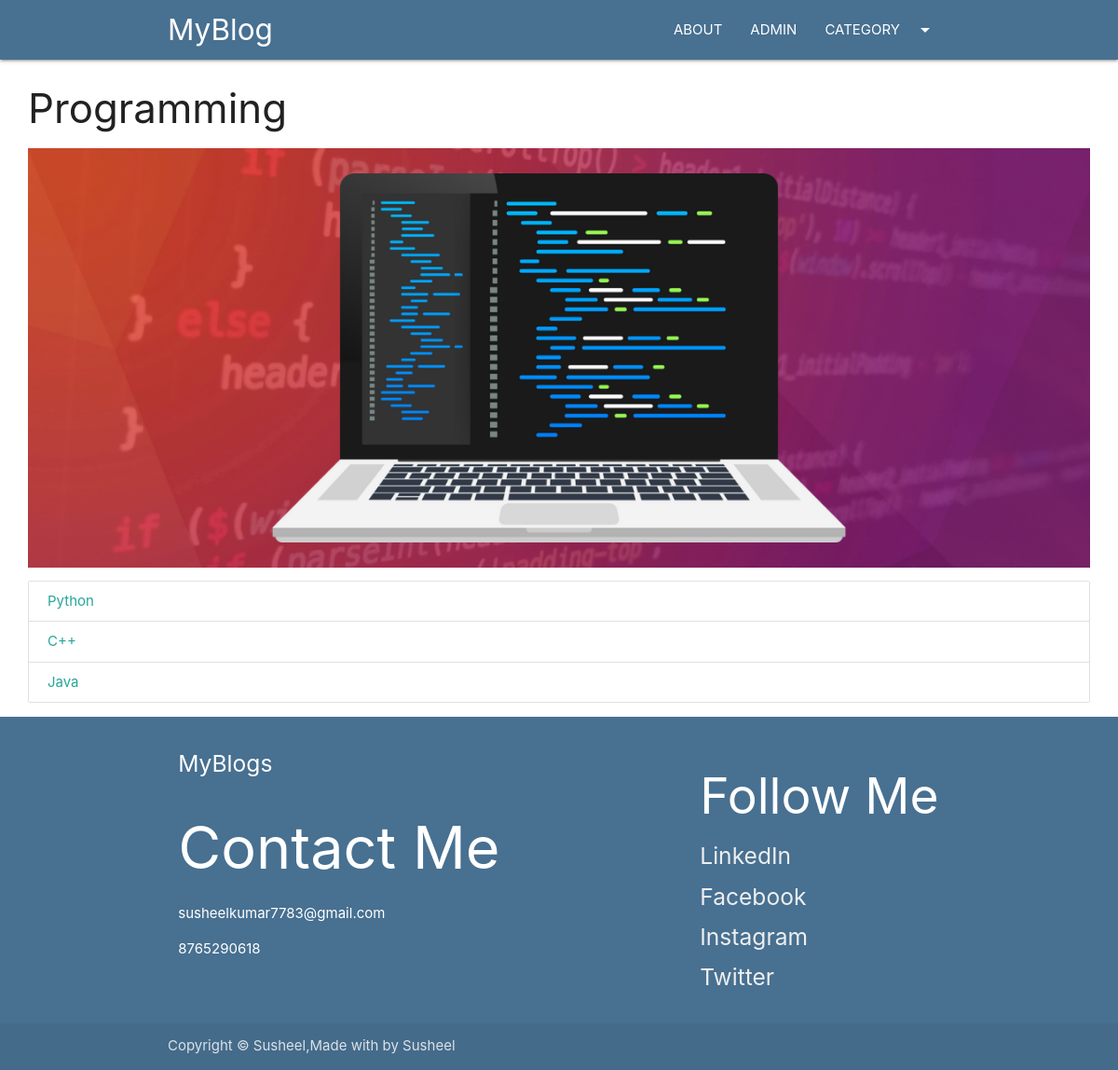
Page /category/gt on the committed database.
### blog2nd/models.py (models this page shows, shortened)
class Category(models.Model):
    cat_id = models.AutoField(primary_key=True)
    title = models.CharField(max_length=100)
    description = models.TextField()
    url = models.CharField(max_length=100)
    image = models.ImageField(upload_to='category/')
    add_date = models.DateTimeField(auto_now_add=True, null=True)

class Post(models.Model):
    post_id = models.AutoField(primary_key=True)
    title = models.CharField(max_length=200)
    content = models.TextField()
    url = models.CharField(max_length=100)
    cat = models.ForeignKey(Category, on_delete=models.CASCADE)
    image = models.ImageField(upload_to='post/')

### blog2nd/views.py (the view)
# urls.py: path('category/<slug:url>',category)
def category(request, url):
    cat = Category.objects.get(url=url)
    posts = Post.objects.filter(cat=cat)
    return render(request, "category.html", {'cat': cat, 'posts': posts})

### template/category.html (shortened to what this page needs)
{%extends 'base.html' %}
{%block content%}
<div class="container-custom">
    <h3>{{cat.title}}</h3>
    <div class="img-container">
        <img src="/media/{{cat.image}}" class="responsive-img" style="max-height:450px;width:100%;object-fit:cover;"
             alt="">
    </div>
    <div class="collection">
        {%for p in posts %}
        <a href="/blog2nd/{{p.url}}" class="collection-item">{{p.title}}</a>
        {% empty %}
        <h3>No posts in this category</h3>
        {%endfor%}
    </div>
</div>
{%endblock%}

### blog2nd/static/css/style.css (style rules this page uses)
.container-custom { width:95%!important; margin:auto; }

### rows in the picture
Category: title "Programming", image (picture)
Post: title "Python"
Post: title "C++"
Post: title "Java"
